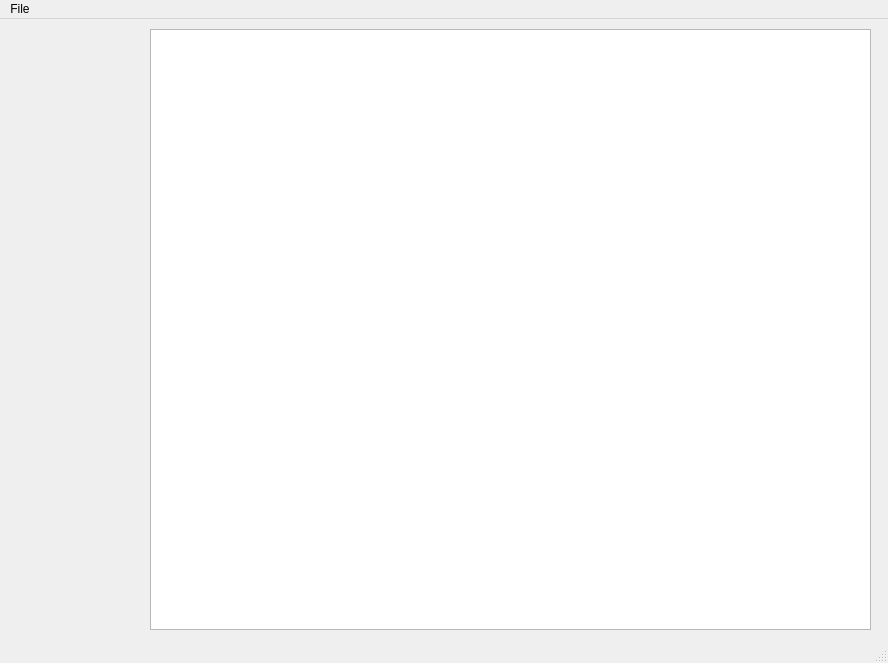
<?xml version="1.0" encoding="UTF-8"?>
<ui version="4.0">
 <class>MainWindow</class>
 <widget class="QMainWindow" name="MainWindow">
  <property name="windowModality">
   <enum>Qt::NonModal</enum>
  </property>
  <property name="geometry">
   <rect>
    <x>0</x>
    <y>0</y>
    <width>888</width>
    <height>663</height>
   </rect>
  </property>
  <property name="windowTitle">
   <string>MainWindow</string>
  </property>
  <widget class="QWidget" name="centralwidget">
   <property name="enabled">
    <bool>true</bool>
   </property>
   <property name="cursor">
    <cursorShape>ArrowCursor</cursorShape>
   </property>
   <property name="focusPolicy">
    <enum>Qt::ClickFocus</enum>
   </property>
   <widget class="QGraphicsView" name="myGraphicsView">
    <property name="enabled">
     <bool>true</bool>
    </property>
    <property name="geometry">
     <rect>
      <x>150</x>
      <y>10</y>
      <width>721</width>
      <height>601</height>
     </rect>
    </property>
    <property name="sizePolicy">
     <sizepolicy hsizetype="Expanding" vsizetype="Expanding">
      <horstretch>0</horstretch>
      <verstretch>0</verstretch>
     </sizepolicy>
    </property>
    <property name="frameShape">
     <enum>QFrame::StyledPanel</enum>
    </property>
    <property name="frameShadow">
     <enum>QFrame::Raised</enum>
    </property>
    <property name="lineWidth">
     <number>4</number>
    </property>
    <property name="midLineWidth">
     <number>3</number>
    </property>
    <property name="verticalScrollBarPolicy">
     <enum>Qt::ScrollBarAlwaysOff</enum>
    </property>
    <property name="horizontalScrollBarPolicy">
     <enum>Qt::ScrollBarAlwaysOff</enum>
    </property>
    <property name="renderHints">
     <set>QPainter::Antialiasing|QPainter::TextAntialiasing</set>
    </property>
   </widget>
  </widget>
  <widget class="QMenuBar" name="menubar">
   <property name="geometry">
    <rect>
     <x>0</x>
     <y>0</y>
     <width>888</width>
     <height>22</height>
    </rect>
   </property>
   <widget class="QMenu" name="menuFile">
    <property name="title">
     <string>File</string>
    </property>
   </widget>
   <addaction name="menuFile"/>
  </widget>
  <widget class="QStatusBar" name="statusbar"/>
 </widget>
 <resources/>
 <connections/>
</ui>
